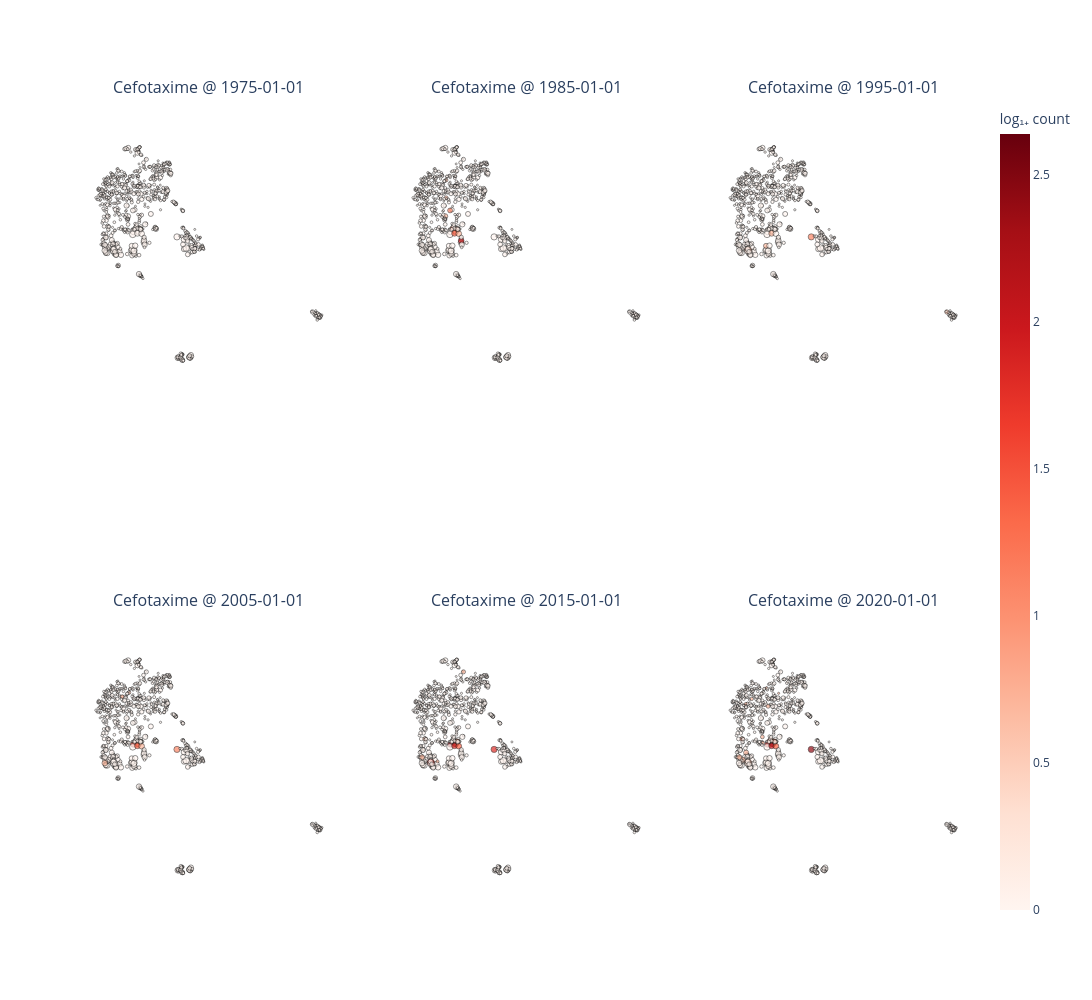

The notebook cell this image was saved under:
### Code cell
_ = plot_umap_antibiotic_activity(
    data_df,
    amr_df,
    antibiotic='Cefotaxime',
    date=['1975/01/01','1985/01/01','1995/01/01','2005/01/01','2015/01/01','2020/01/01',],
    embedding_column="anonymised_embedding",
    cmap="Reds",
    min_n_causation=3,
    max_marker_size=5,
    min_marker_size=1
)

### Figure 1 — Plotly figure (JSON) as saved in the notebook; plotly's stock layout.template omitted (floating-point values rounded to 4 significant figures; data arrays with more than 128 entries replaced by an {"elided": "..."} marker saying what was removed)
{"data": [{"hovertemplate": "%{text}<extra></extra>", "marker": {"color": {"elided": "773 float values"}, "coloraxis": "coloraxis", "line": {"color": "black", "width": 0.6}, "size": {"elided": "773 float values"}}, "mode": "markers", "text": {"elided": "773 str values"}, "type": "scatter", "x": {"elided": "773 float values"}, "xaxis": "x", "y": {"elided": "773 float values"}, "yaxis": "y"}, {"hovertemplate": "%{text}<extra></extra>", "marker": {"color": {"elided": "773 float values"}, "coloraxis": "coloraxis", "line": {"color": "black", "width": 0.6}, "size": {"elided": "773 float values"}}, "mode": "markers", "text": {"elided": "773 str values"}, "type": "scatter", "x": {"elided": "773 float values"}, "xaxis": "x2", "y": {"elided": "773 float values"}, "yaxis": "y2"}, {"hovertemplate": "%{text}<extra></extra>", "marker": {"color": {"elided": "773 float values"}, "coloraxis": "coloraxis", "line": {"color": "black", "width": 0.6}, "size": {"elided": "773 float values"}}, "mode": "markers", "text": {"elided": "773 str values"}, "type": "scatter", "x": {"elided": "773 float values"}, "xaxis": "x3", "y": {"elided": "773 float values"}, "yaxis": "y3"}, {"hovertemplate": "%{text}<extra></extra>", "marker": {"color": {"elided": "773 float values"}, "coloraxis": "coloraxis", "line": {"color": "black", "width": 0.6}, "size": {"elided": "773 float values"}}, "mode": "markers", "text": {"elided": "773 str values"}, "type": "scatter", "x": {"elided": "773 float values"}, "xaxis": "x4", "y": {"elided": "773 float values"}, "yaxis": "y4"}, {"hovertemplate": "%{text}<extra></extra>", "marker": {"color": {"elided": "773 float values"}, "coloraxis": "coloraxis", "line": {"color": "black", "width": 0.6}, "size": {"elided": "773 float values"}}, "mode": "markers", "text": {"elided": "773 str values"}, "type": "scatter", "x": {"elided": "773 float values"}, "xaxis": "x5", "y": {"elided": "773 float values"}, "yaxis": "y5"}, {"hovertemplate": "%{text}<extra></extra>", "marker": {"color": {"elided": "773 float values"}, "coloraxis": "coloraxis", "line": {"color": "black", "width": 0.6}, "size": {"elided": "773 float values"}}, "mode": "markers", "text": {"elided": "773 str values"}, "type": "scatter", "x": {"elided": "773 float values"}, "xaxis": "x6", "y": {"elided": "773 float values"}, "yaxis": "y6"}], "layout": {"annotations": [{"font": {"size": 16}, "showarrow": false, "text": "Cefotaxime @ 1975-01-01", "x": 0.1444, "xanchor": "center", "xref": "paper", "y": 1, "yanchor": "bottom", "yref": "paper"}, {"font": {"size": 16}, "showarrow": false, "text": "Cefotaxime @ 1985-01-01", "x": 0.5, "xanchor": "center", "xref": "paper", "y": 1, "yanchor": "bottom", "yref": "paper"}, {"font": {"size": 16}, "showarrow": false, "text": "Cefotaxime @ 1995-01-01", "x": 0.8556, "xanchor": "center", "xref": "paper", "y": 1, "yanchor": "bottom", "yref": "paper"}, {"font": {"size": 16}, "showarrow": false, "text": "Cefotaxime @ 2005-01-01", "x": 0.1444, "xanchor": "center", "xref": "paper", "y": 0.375, "yanchor": "bottom", "yref": "paper"}, {"font": {"size": 16}, "showarrow": false, "text": "Cefotaxime @ 2015-01-01", "x": 0.5, "xanchor": "center", "xref": "paper", "y": 0.375, "yanchor": "bottom", "yref": "paper"}, {"font": {"size": 16}, "showarrow": false, "text": "Cefotaxime @ 2020-01-01", "x": 0.8556, "xanchor": "center", "xref": "paper", "y": 0.375, "yanchor": "bottom", "yref": "paper"}], "coloraxis": {"cmax": 2.639, "cmin": 0, "colorbar": {"title": {"text": "log₁₊ count"}}, "colorscale": [[0, "rgb(255,245,240)"], [0.125, "rgb(254,224,210)"], [0.25, "rgb(252,187,161)"], [0.375, "rgb(252,146,114)"], [0.5, "rgb(251,106,74)"], [0.625, "rgb(239,59,44)"], [0.75, "rgb(203,24,29)"], [0.875, "rgb(165,15,21)"], [1, "rgb(103,0,13)"]]}, "height": 1000, "paper_bgcolor": "white", "plot_bgcolor": "white", "showlegend": false, "width": 1500, "xaxis": {"anchor": "y", "domain": [0, 0.2889], "showgrid": false, "visible": false, "zeroline": false}, "xaxis2": {"anchor": "y2", "domain": [0.3556, 0.6444], "showgrid": false, "visible": false, "zeroline": false}, "xaxis3": {"anchor": "y3", "domain": [0.7111, 1], "showgrid": false, "visible": false, "zeroline": false}, "xaxis4": {"anchor": "y4", "domain": [0, 0.2889], "showgrid": false, "visible": false, "zeroline": false}, "xaxis5": {"anchor": "y5", "domain": [0.3556, 0.6444], "showgrid": false, "visible": false, "zeroline": false}, "xaxis6": {"anchor": "y6", "domain": [0.7111, 1], "showgrid": false, "visible": false, "zeroline": false}, "yaxis": {"anchor": "x", "domain": [0.625, 1], "scaleanchor": "x", "scaleratio": 1, "showgrid": false, "visible": false, "zeroline": false}, "yaxis2": {"anchor": "x2", "domain": [0.625, 1], "scaleanchor": "x2", "scaleratio": 1, "showgrid": false, "visible": false, "zeroline": false}, "yaxis3": {"anchor": "x3", "domain": [0.625, 1], "scaleanchor": "x3", "scaleratio": 1, "showgrid": false, "visible": false, "zeroline": false}, "yaxis4": {"anchor": "x4", "domain": [0, 0.375], "scaleanchor": "x4", "scaleratio": 1, "showgrid": false, "visible": false, "zeroline": false}, "yaxis5": {"anchor": "x5", "domain": [0, 0.375], "scaleanchor": "x5", "scaleratio": 1, "showgrid": false, "visible": false, "zeroline": false}, "yaxis6": {"anchor": "x6", "domain": [0, 0.375], "scaleanchor": "x6", "scaleratio": 1, "showgrid": false, "visible": false, "zeroline": false}}}
